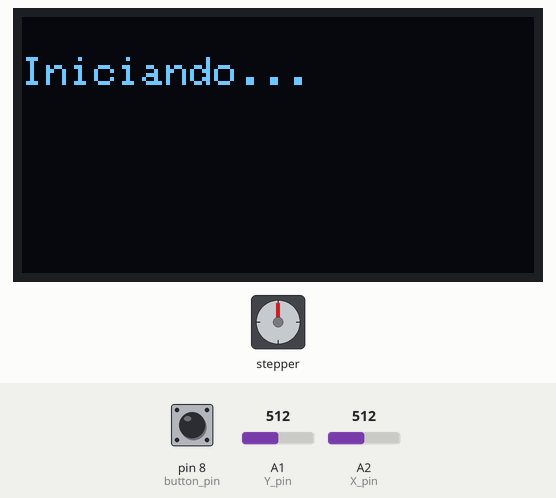
The sketch below on a simulated Arduino Uno, built with avr-gcc and run on an emulated ATmega328P. Parts: 128×64 one-colour display, stepper motor. The test bench sets the inputs (shaded band); at power-on: A1 (Y_pin) = 512, pin 8 (button_pin) HIGH, A2 (X_pin) = 512. Stepper angles assume 1000 steps per turn.

Above: at 3.2 s.
3.3 s: A1 (Y_pin) set to 54
4.8 s: A1 (Y_pin) set to 46
At 5.27 s:
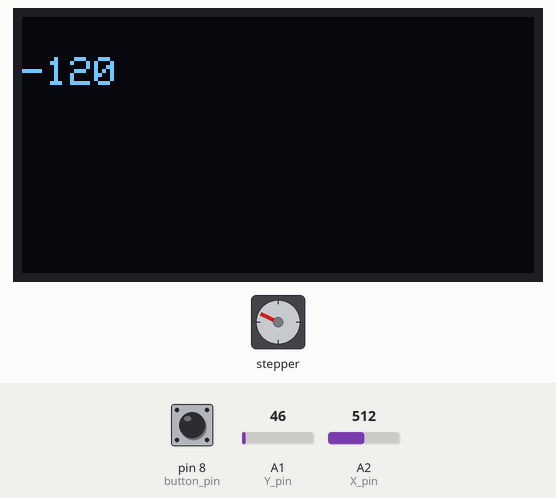
7.2 s: pin 8 (button_pin) pulled LOW for 0.15 s
At 9.31 s:
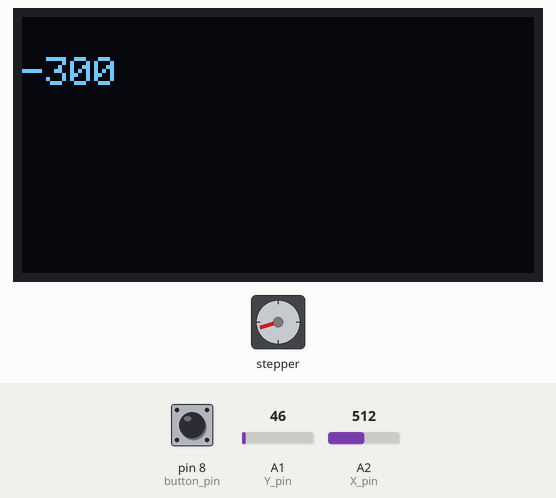
10.3 s: pin 8 (button_pin) pulled LOW for 1 s
At 12.36 s:
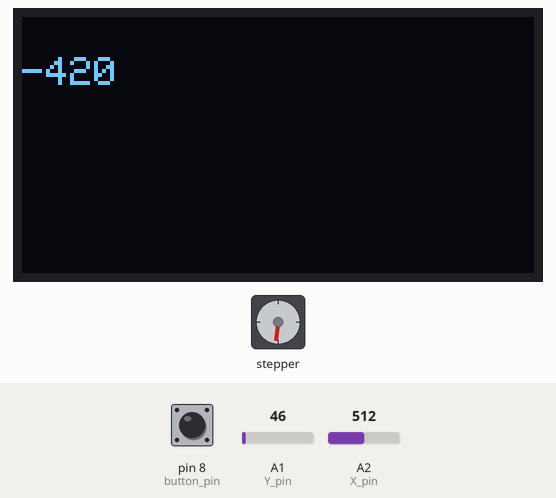
14.3 s: A1 (Y_pin) set to 983
At 15.5 s:
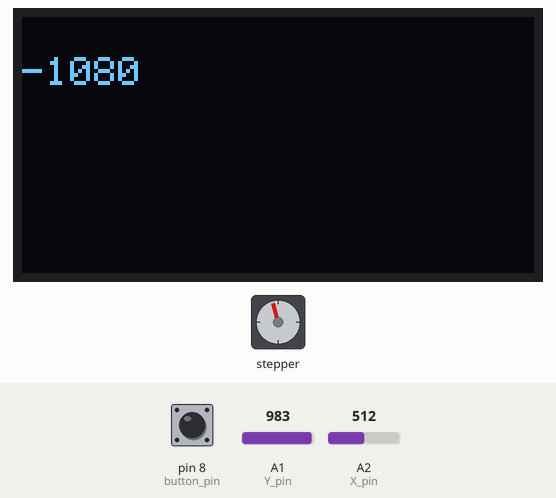
20.3 s: A1 (Y_pin) set to 963
At 20.9 s:
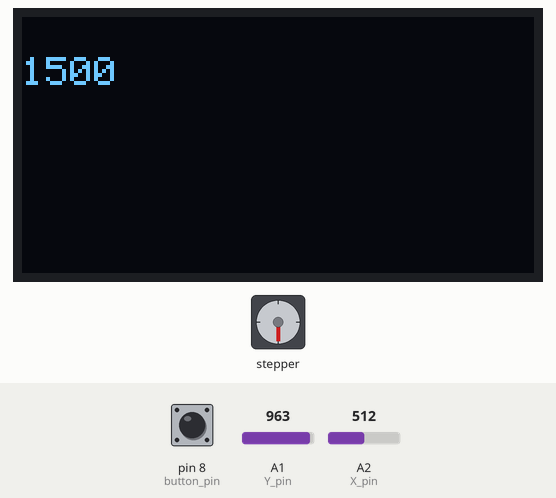
Timing chart, 0 to 22.8 s (numbered marks = the images above; inputs shaded):
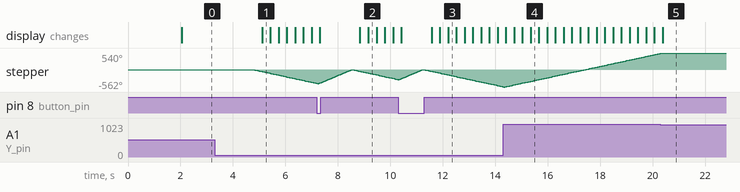

Measured:
- the behaviour switches between 50 and 49 on A1 (Y_pin) (found by bisection; images 0 and 1)
- the behaviour switches between 974 and 973 on A1 (Y_pin) (found by bisection; images 4 and 5)
- after the input at 3.3 s, every drawn part: stays the same
- after the input at 4.8 s, stepper: keeps turning counter-clockwise at about 186°/s, starting at once; the display: changes after 0.31 s (image 1)
- after the input at 20.3 s, stepper: goes on until 20.3 s, then stays 540°

The sketch:

stepper_motor.ino
```cpp
#include <Stepper.h>
#include <Wire.h>
#include <Adafruit_GFX.h>
#include <Adafruit_SSD1306.h>

#define SCREEN_WIDTH 128 // OLED display width, in pixels
#define SCREEN_HEIGHT 64 // OLED display height, in pixels

//StepperMotor
const int StepsPerRevolution = 1000;
const int Speed = 60;
const int dir_pin = 4;
const int stp_pin = 5;

//Joystick
const int button_pin = 8;
const int Y_pin = 1; // analog pin connected to Y output
const int X_pin = 2; // analog pin connected to X output
const int Joystick_speed = 40;
const int Joystick_step = 60;

int pos = 0;

//Instancias

Stepper stepper(StepsPerRevolution, stp_pin, dir_pin);
Adafruit_SSD1306 display(SCREEN_WIDTH, SCREEN_HEIGHT, &Wire, -1);

void setup() {
  Serial.begin(115200);
  stepper.setSpeed(Speed);
  pinMode(button_pin,INPUT_PULLUP);

  //Inicialize screen
  if(!display.begin(SSD1306_SWITCHCAPVCC, 0x3C)) { // Address 0x3D for 128x64
    Serial.println(F("SSD1306 allocation failed"));
    for(;;);
  }
  delay(2000);
  display.clearDisplay();

  display.setTextSize(1);
  display.setTextColor(WHITE);
  display.setCursor(0, 10);
  // Display static text
  display.println("Iniciando...");
  display.display();
}
void loop() {
  //Read Joyscik pins
  int y_axis = analogRead(Y_pin);
  int x_axis = analogRead(X_pin);
  int button = digitalRead(button_pin);

  //Press Button
  if (button == 0){
    stepper.setSpeed(Speed);
    stepper.step(-pos);
    pos = 0;
    display.clearDisplay();
    display.setCursor(0, 10);
    display.println(pos);
    display.display();
  }

  //Y-Axis Move
  else if (y_axis < 50){
    stepper.setSpeed(Joystick_speed);
    stepper.step(-Joystick_step);
    pos -= Joystick_step;
    display.clearDisplay();
    display.setCursor(0, 10);
    display.println(pos);
    display.display();
  }
  else if (y_axis > 973){
    stepper.setSpeed(Joystick_speed);
    stepper.step(Joystick_step);
    pos += Joystick_step;
    display.clearDisplay();
    display.setCursor(0, 10);
    display.println(pos);
    display.display();
  }
  else if (x_axis < 50){
    stepper.setSpeed(Joystick_speed);
    stepper.step(1);
    pos += 1;
    delay(500);
    display.clearDisplay();
    display.setCursor(0, 10);
    display.println(pos);
    display.display();
  }
  else if (x_axis > 973){
    stepper.setSpeed(Joystick_speed);
    stepper.step(10);
    pos += 10;
    delay(500);
    display.clearDisplay();
    display.setCursor(0, 10);
    display.println(pos);
    display.display();
  }

  //Conexion con PC
  if (Serial.available() > 0 ){
    int data = Serial.parseInt();

    // Counterclockwise
    if (data > 10000 && data < 20000) {
      int steps = data - 10000;
      stepper.step(steps);
      pos += steps;
      display.clearDisplay();
      display.setCursor(0, 10);
      display.println(pos);
      display.display();
    }
     // Clockkwise
    else if (data > 20000 && data < 30000) {
      int steps = data - 20000;
      stepper.step(-steps);
      pos -= steps;
      display.clearDisplay();
      display.setCursor(0, 10);
      display.println(pos);
      display.display();
    }
    //Ajustar Velocidad
    else if (data > 30000 && data < 32750){
      int speed = data - 30000;
      stepper.setSpeed(speed);
    }
  }
}
```
